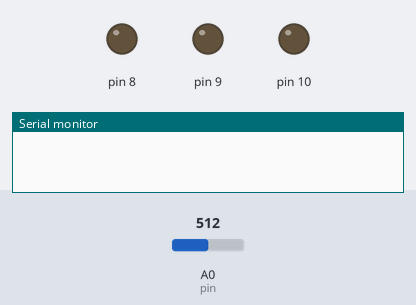
This sketch was run on a simulated Arduino Uno, built with avr-gcc and run on an emulated ATmega328P. On the bench: output pins drawn as LEDs (lit = HIGH), the last lines printed to the serial monitor. Inputs (shaded band) come from the test bench; at power-on: A0 (pin) = 512.

Above: at 0.1 s.
At 1.1 s:
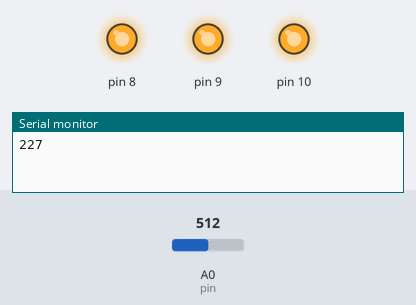
Timing chart, 0 to 2.6 s (numbered marks = the images above):
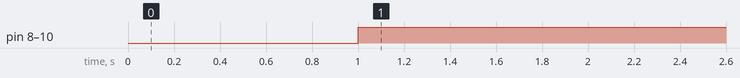

Measured:
- by itself, pin 8–10: LOW → HIGH at 1.0 s

The sketch:

C_dTemp.ino
```cpp
int max_calculo = 0;
int tempc = 0;
int pin=A0;
int i=0;

void setup() {
  Serial.begin(9600);
  pinMode(8,OUTPUT);
  pinMode(9,OUTPUT);
  pinMode(10,OUTPUT);
}

void loop() {
  max_calculo=0;
  for(i=0;i<10;i++){
    max_calculo = (( 5.0 * analogRead(pin) * 100.0) / 1024) + max_calculo;
    delay(100);
  }
  tempc= max_calculo/11;
  Serial.println(tempc);
  if(tempc < 10){
    digitalWrite(8,HIGH);
    digitalWrite(9,HIGH);
    digitalWrite(10,HIGH);
  }
  else if(tempc > 10){
    digitalWrite(8,HIGH);
    digitalWrite(9,HIGH);
    digitalWrite(10,HIGH);
  }
  else{
    digitalWrite(8,HIGH);
    digitalWrite(9,HIGH);
    digitalWrite(10,HIGH);
  }
}
```
